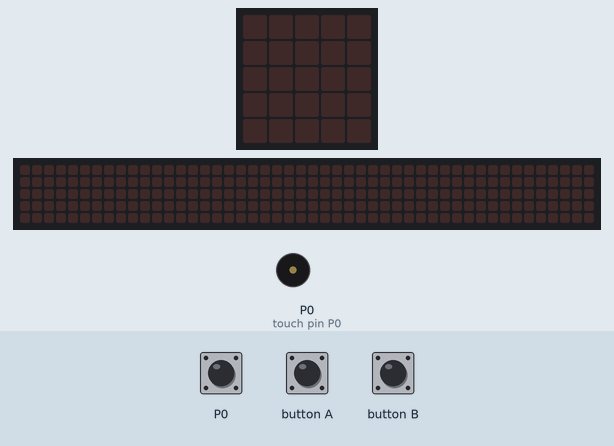
Bench run of a program on a simulated BBC micro:bit (MakeCode). On the bench: the board's 5×5 LED display, a strip that is not on the board, showing the scrolling text unrolled, buzzer (waves = sounding). The test bench sets the inputs (shaded band). The 48×5 strip is a reading aid, not a part: it shows the text the display is scrolling, unrolled, one strip-width of it at a time.

Above: at 1.2 s.
1.3 s: touch pin P0 pressed for 0.15 s
At 1.5 s:
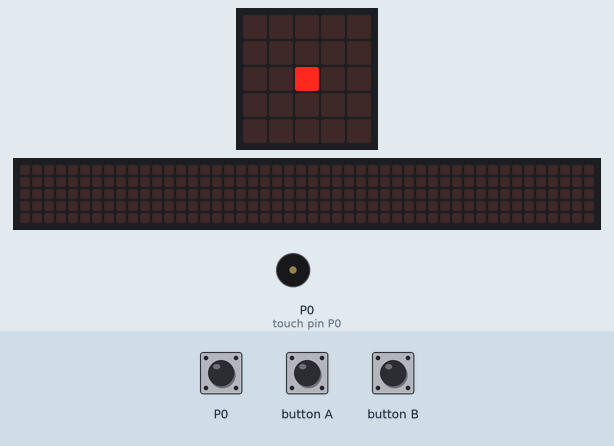
3.2 s: button A pressed for 0.15 s
At 4.1 s:
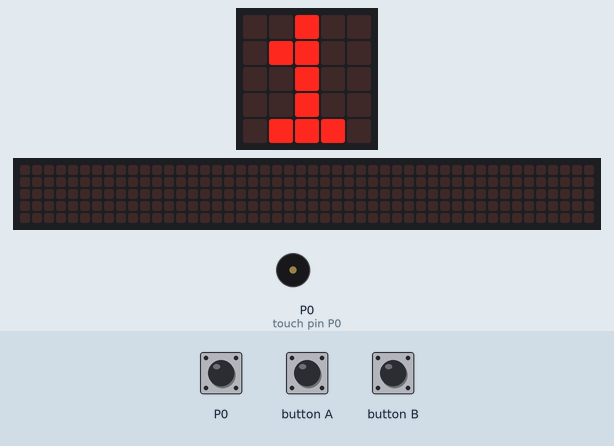
4.8 s: touch pin P0 pressed for 1 s
At 5.43 s:
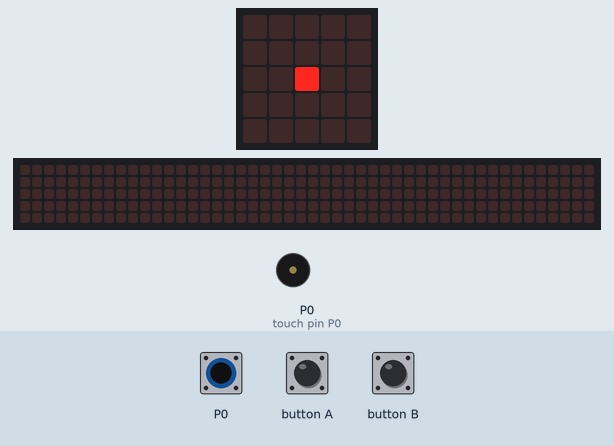
7.8 s: button A pressed for 0.15 s
At 8.8 s:
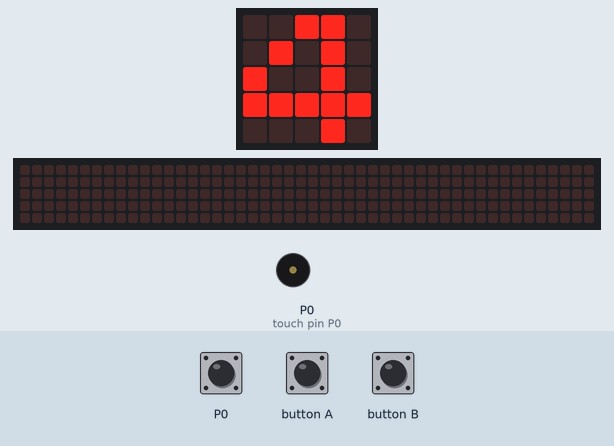
9.4 s: touch pin P0 pressed for 3.2 s
At 13.8 s:
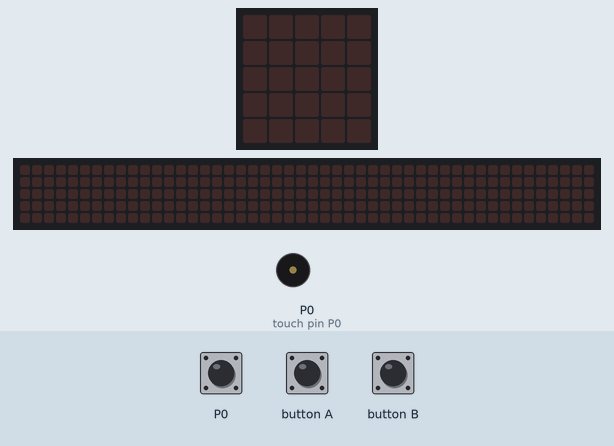
14.1 s: button A pressed for 0.15 s
At 16.72 s:
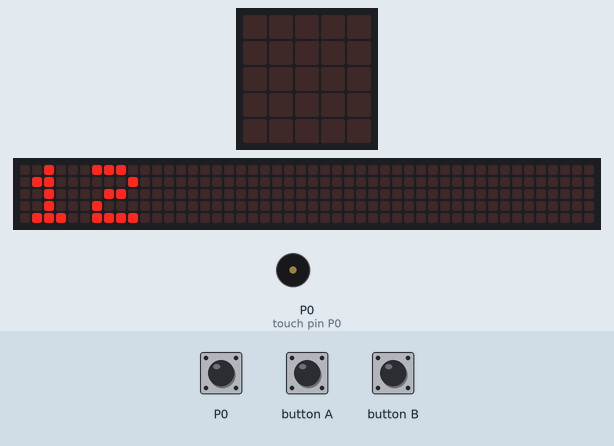
Timing chart, 0 to 18.1 s (numbered marks = the images above; inputs shaded):
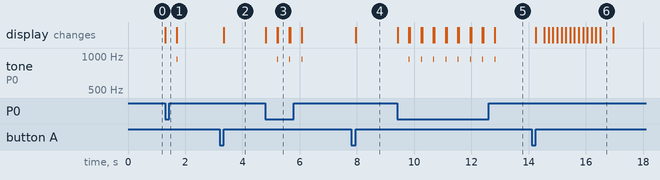

The program:

main.ts
```typescript
input.onButtonPressed(Button.A, function () {
    basic.showNumber(counter)
})
input.onButtonPressed(Button.B, function () {
    counter = 0
})
function Sinalizar () {
    basic.showLeds(`
        . . . . .
        . . . . .
        . . # . .
        . . . . .
        . . . . .
        `)
    basic.clearScreen()
}
let counter = 0
counter = 0
basic.forever(function () {
    if (input.pinIsPressed(TouchPin.P0)) {
        Sinalizar()
        counter += 1
        music.ringTone(932)
        basic.pause(8)
        music.stopAllSounds()
    }
})
```

test.ts
```typescript
// testes vão aqui; isto não será compilado quando este pacote for usado como uma extensão.
```

Measured:
- after the input at 1.3 s, tone on P0 (touch pin P0): silent → 932 Hz after 0.40 s, → silent 0.01 s later; the display: changes at once (image 1)
- after the input at 3.2 s, the display: changes after 0.15 s (image 2)
- after the input at 4.8 s, tone on P0 (touch pin P0): alternates 932 Hz for 0.01 s and silent for 0.42 s, 6 changes in all, then stays silent, starting after 0.41 s; the display: changes at once (image 3)
- after the input at 7.8 s, the display: changes after 0.15 s (image 4)
- after the input at 9.4 s, tone on P0 (touch pin P0): alternates 932 Hz for 0.01 s and silent for 0.42 s, 16 changes in all, then stays silent, starting after 0.42 s; the display: first changes at once (image 5 shows a later state)
- after the input at 14.1 s, the display: changes after 0.15 s (image 6)
- what the display in image 3 shows lasts 0.4 s, from 5.2 s to 5.6 s
